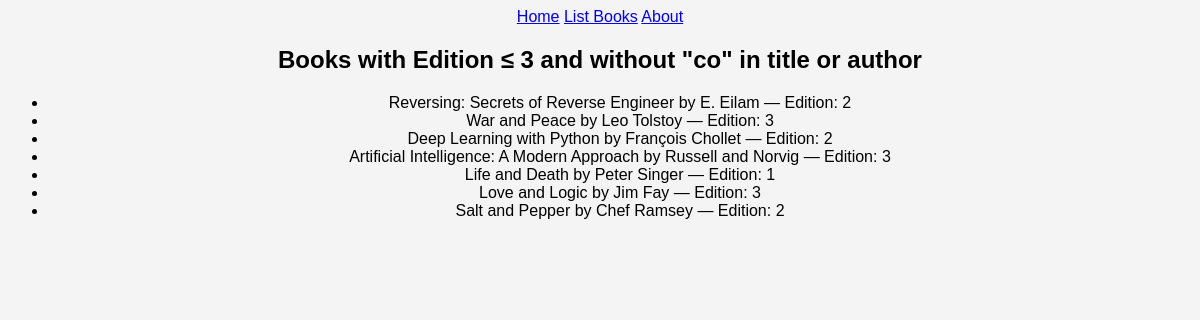
/books/lab8/task3/, run on an earlier commit of the app's database.
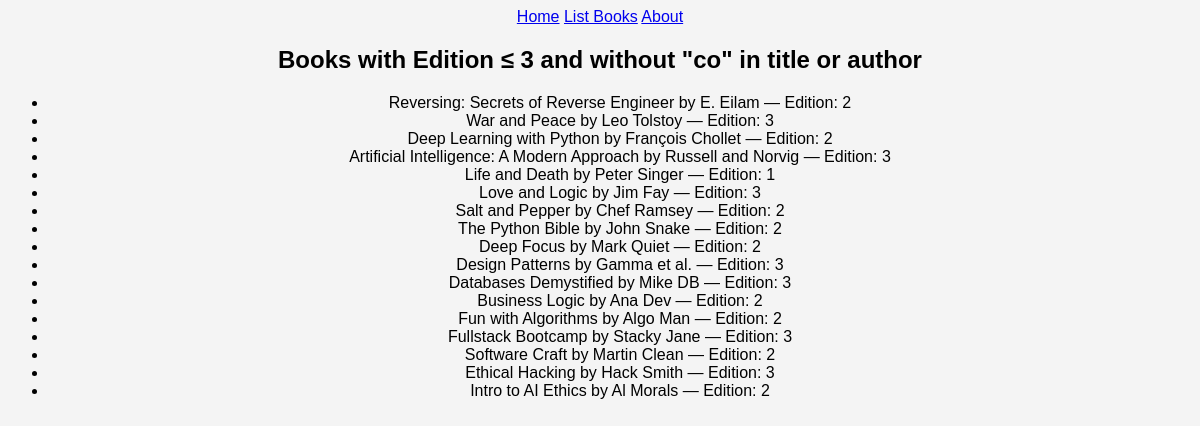
And on a later commit of the database.
### apps/bookmodule/models.py (models this page shows, shortened)
class Book(models.Model):
    title = models.CharField(max_length=50)
    author = models.CharField(max_length=50)
    price = models.FloatField(default=0.0)
    edition = models.SmallIntegerField(default=1)

### apps/bookmodule/views.py (the view)
# urls.py: path('lab8/task3/', views.task3, name='lab8_task3'),
def task3(request):
    mybooks = Book.objects.filter(
        ~Q(edition__gt=3) &
        ~(
            Q(title__icontains='co') |
            Q(author__icontains='co')
        )
    )
    return render(request, 'bookmodule/lab8_task3.html', {'books': mybooks})

### apps/templates/bookmodule/lab8_task3.html (shortened to what this page needs)
{% extends "layouts/base.html" %}
{% block content %}
<h2>Books with Edition ≤ 3 and without "co" in title or author</h2>
<ul>
    {% for book in books %}
    <li>{{ book.title }} by {{ book.author }} — Edition: {{ book.edition }}</li>
    {% empty %}
    <li>No matching books found.</li>
    {% endfor %}
</ul>
{% endblock %}

What changed in the data, as far as the page shows it:
added Book: title "The Python Bible", author "John Snake", edition "2"
added Book: title "Deep Focus", author "Mark Quiet", edition "2"
added Book: title "Design Patterns", author "Gamma et al.", edition "3"
added Book: title "Databases Demystified", author "Mike DB", edition "3"
added Book: title "Business Logic", author "Ana Dev", edition "2"
added Book: title "Fun with Algorithms", author "Algo Man", edition "2"
added Book: title "Fullstack Bootcamp", author "Stacky Jane", edition "3"
added Book: title "Software Craft", author "Martin Clean", edition "2"
added Book: title "Ethical Hacking", author "Hack Smith", edition "3"
added Book: title "Intro to AI Ethics", author "Al Morals", edition "2"
